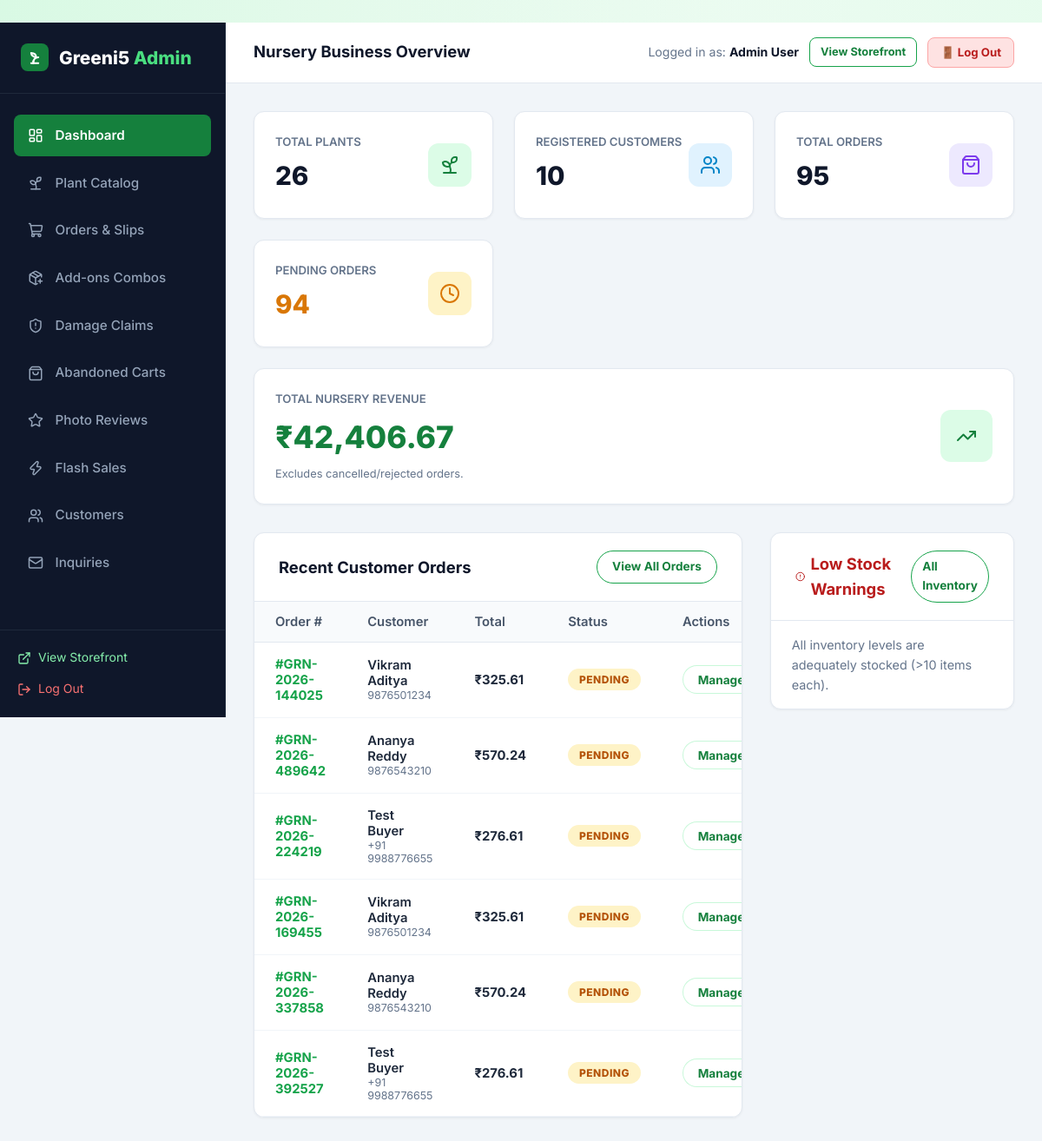
The page /admin/dashboard (signed in) on the database its author committed.
### tables this page shows
CREATE TABLE users (
    id INTEGER PRIMARY KEY AUTOINCREMENT,
    name TEXT NOT NULL,
    email TEXT UNIQUE NOT NULL,
    password_hash TEXT NOT NULL,
    role TEXT NOT NULL DEFAULT 'customer',
    phone TEXT,
    created_at TIMESTAMP DEFAULT CURRENT_TIMESTAMP
);

CREATE TABLE orders (
    id INTEGER PRIMARY KEY AUTOINCREMENT,
    order_number TEXT UNIQUE NOT NULL,
    user_id INTEGER,
    customer_name TEXT NOT NULL,
    customer_email TEXT NOT NULL,
    customer_phone TEXT NOT NULL,
    shipping_address TEXT NOT NULL,
    city TEXT NOT NULL,
    state TEXT NOT NULL,
    pincode TEXT NOT NULL,
    payment_method TEXT NOT NULL DEFAULT 'COD',
    payment_status TEXT NOT NULL DEFAULT 'Pending',
    order_status TEXT NOT NULL DEFAULT 'Pending',
    total_amount REAL NOT NULL,
    notes TEXT,
    created_at TIMESTAMP DEFAULT CURRENT_TIMESTAMP, courier_name TEXT DEFAULT '', tracking_number TEXT DEFAULT '', tracking_url TEXT DEFAULT '', invoice_number TEXT DEFAULT '', is_gift INTEGER DEFAULT 0, gift_recipient_name TEXT DEFAULT '', gift_message TEXT DEFAULT '', gift_wrap_fee REAL DEFAULT 0.0,
    FOREIGN KEY (user_id) REFERENCES users(id) ON DELETE SET NULL
);

### app.py (the view)
@app.route('/admin')
@app.route('/admin/dashboard')
@admin_required
def admin_dashboard():
    total_plants = query_db('SELECT COUNT(*) as cnt FROM plants', one=True)['cnt']
    total_customers = query_db('SELECT COUNT(*) as cnt FROM users WHERE role = "customer"', one=True)['cnt']
    total_orders = query_db('SELECT COUNT(*) as cnt FROM orders', one=True)['cnt']
    pending_orders = query_db('SELECT COUNT(*) as cnt FROM orders WHERE order_status = "Pending"', one=True)['cnt']
    revenue_res = query_db('SELECT SUM(total_amount) as rev FROM orders WHERE order_status != "Rejected"', one=True)
    total_revenue = revenue_res['rev'] or 0.0
    recent_orders = query_db('''
        SELECT * FROM orders ORDER BY created_at DESC LIMIT 6
    ''')
    low_stock_plants = query_db('''
        SELECT p.*, c.name as category_name
        FROM plants p
        JOIN categories c ON p.category_id = c.id
        WHERE p.stock <= 10
        ORDER BY p.stock ASC LIMIT 5
    ''')
    category_counts = query_db('''
        SELECT c.name, COUNT(p.id) as plant_count
        FROM categories c
        LEFT JOIN plants p ON c.id = p.category_id
        GROUP BY c.id
    ''')
    return render_template(
        'admin/dashboard.html',
        total_plants=total_plants,
        total_customers=total_customers,
        total_orders=total_orders,
        pending_orders=pending_orders,
        total_revenue=total_revenue,
        recent_orders=recent_orders,
        low_stock_plants=low_stock_plants,
        category_counts=category_counts
    )

### templates/admin/dashboard.html (shortened to what this page needs)
﻿{% extends "admin/base_admin.html" %}
{% block page_title %}Nursery Business Overview{% endblock %}
{% block admin_content %}
<div class="metrics-grid">
  <div class="metric-card">
    <div class="metric-info">
      <h4>Total Plants</h4>
      <div class="metric-value">{{ total_plants }}</div>
    </div>
    <div class="metric-icon green">
      <i data-lucide="sprout"></i>
    </div>
  </div>
  <div class="metric-card">
    <div class="metric-info">
      <h4>Registered Customers</h4>
      <div class="metric-value">{{ total_customers }}</div>
    </div>
    <div class="metric-icon blue">
      <i data-lucide="users"></i>
    </div>
  </div>
  <div class="metric-card">
    <div class="metric-info">
      <h4>Total Orders</h4>
      <div class="metric-value">{{ total_orders }}</div>
    </div>
    <div class="metric-icon purple">
      <i data-lucide="shopping-bag"></i>
    </div>
  </div>
  <div class="metric-card">
    <div class="metric-info">
      <h4>Pending Orders</h4>
      <div class="metric-value" style="color: #d97706;">{{ pending_orders }}</div>
    </div>
    <div class="metric-icon amber">
      <i data-lucide="clock"></i>
    </div>
  </div>
  <div class="metric-card" style="grid-column: 1 / -1;">
    <div class="metric-info">
      <h4>Total Nursery Revenue</h4>
      <div class="metric-value" style="color: #15803d; font-size: 2.2rem;">{{ total_revenue | currency }}</div>
      <p style="font-size: 0.8rem; color: #64748b; margin-top: 0.25rem;">Excludes cancelled/rejected orders.</p>
    </div>
    <div class="metric-icon green" style="width: 60px; height: 60px; font-size: 1.8rem;">
      <i data-lucide="trending-up"></i>
    </div>
  </div>
</div>
<div style="display: grid; grid-template-columns: 2fr 1fr; gap: 2rem; align-items: start;">
  <div class="admin-card">
    <div class="admin-card-header">
      <h3>Recent Customer Orders</h3>
      <a href="{{ url_for('admin_orders') }}" class="btn btn-outline btn-sm">View All Orders</a>
    </div>
    <div class="table-responsive">
      <table class="admin-table">
        <thead>
          <tr>
            <th>Order #</th>
            <th>Customer</th>
            <th>Total</th>
            <th>Status</th>
            <th>Actions</th>
          </tr>
        </thead>
        <tbody>
          {% for ord in recent_orders %}
            <tr>
              <td style="font-weight: 700; color: var(--primary);">#{{ ord.order_number }}</td>
              <td>
                <div style="font-weight: 600;">{{ ord.customer_name }}</div>
                <div style="font-size: 0.78rem; color: #64748b;">{{ ord.customer_phone }}</div>
              </td>
              <td style="font-weight: 700;">{{ ord.total_amount | currency }}</td>
              <td>
                <span class="badge {{ ord.order_status | status_badge }}">{{ ord.order_status }}</span>
              </td>
              <td>
                <a href="{{ url_for('admin_orders') }}" class="btn btn-secondary btn-sm" title="View in orders manager">Manage</a>
              </td>
            </tr>
          {% endfor %}
        </tbody>
      </table>
    </div>
  </div>
  <div class="admin-card">
    <div class="admin-card-header">
      <h3 style="color: #b91c1c; display: flex; align-items: center; gap: 0.4rem;">
        <i data-lucide="alert-circle" style="width: 18px;"></i> Low Stock Warnings
      </h3>
      <a href="{{ url_for('admin_plants') }}" class="btn btn-outline btn-sm">All Inventory</a>
    </div>
    <div style="padding: 1rem 1.5rem;">
      {% if low_stock_plants %}
        <div style="display: flex; flex-direction: column; gap: 1rem;">
          {% for lp in low_stock_plants %}
            <div style="display: flex; align-items: center; justify-content: space-between; border-bottom: 1px solid #f1f5f9; padding-bottom: 0.75rem;">
              <div>
                <div style="font-weight: 700; font-size: 0.9rem;">{{ lp.name }}</div>
                <span style="font-size: 0.8rem; color: #64748b;">{{ lp.category_name }}</span>
              </div>
              <div style="text-align: right;">
                <span class="badge badge-discount">{{ lp.stock }} left</span>
                <a href="{{ url_for('admin_plant_edit', plant_id=lp.id) }}" style="display: block; font-size: 0.75rem; color: var(--primary); font-weight: 600; margin-top: 2px;">Restock</a>
              </div>
            </div>
          {% endfor %}
        </div>
      {% else %}
        <p style="color: #64748b; font-size: 0.9rem;">All inventory levels are adequately stocked (>10 items each).</p>
      {% endif %}
    </div>
  </div>
</div>
{% endblock %}

### templates/admin/base_admin.html (shortened to what this page needs)
<!DOCTYPE html>
<html lang="en">
<head>
  <link rel="stylesheet" href="{{ url_for('static', filename='css/style.css') }}?v={{ asset_version }}">
  <link rel="stylesheet" href="{{ url_for('static', filename='css/admin.css') }}?v={{ asset_version }}">
</head>
<body>
<div class="admin-layout">
  <aside class="admin-sidebar">
    <div class="admin-brand">
      <div class="leaf-icon" style="width: 32px; height: 32px; background: #15803d; border-radius: 8px; display: flex; align-items: center; justify-content: center; color: white;">
        <svg width="20" height="20" viewBox="0 0 24 24" fill="none" stroke="#ffffff" stroke-width="2.4" stroke-linecap="round" stroke-linejoin="round">
          <path d="M7 20h10"/>
          <path d="M10 20c0-4.4 2-8 7-8"/>
          <path d="M14 12c-3.5 0-6.5-2.5-7-6 4 0 7 2 7 6Z" fill="rgba(255,255,255,0.25)"/>
          <path d="M10 20v-3"/>
        </svg>
      </div>
      <div>Greeni5 <span>Admin</span></div>
    </div>
    <ul class="admin-nav">
      <li>
        <a href="{{ url_for('admin_dashboard') }}" class="{{ 'active' if request.endpoint == 'admin_dashboard' else '' }}">
          <i data-lucide="layout-dashboard" style="width: 18px;"></i> Dashboard
        </a>
      </li>
      <li>
        <a href="{{ url_for('admin_plants') }}" class="{{ 'active' if request.endpoint in ['admin_plants', 'admin_plant_add', 'admin_plant_edit'] else '' }}">
          <i data-lucide="sprout" style="width: 18px;"></i> Plant Catalog
        </a>
      </li>
      <li>
        <a href="{{ url_for('admin_orders') }}" class="{{ 'active' if request.endpoint == 'admin_orders' else '' }}">
          <i data-lucide="shopping-cart" style="width: 18px;"></i> Orders & Slips
        </a>
      </li>
      <li>
        <a href="{{ url_for('admin_addons') }}" class="{{ 'active' if request.endpoint == 'admin_addons' else '' }}">
          <i data-lucide="package-plus" style="width: 18px;"></i> Add-ons Combos
        </a>
      </li>
      <li>
        <a href="{{ url_for('admin_replacements') }}" class="{{ 'active' if request.endpoint == 'admin_replacements' else '' }}">
          <i data-lucide="shield-alert" style="width: 18px;"></i> Damage Claims
        </a>
      </li>
      <li>
        <a href="{{ url_for('admin_abandoned_carts') }}" class="{{ 'active' if request.endpoint == 'admin_abandoned_carts' else '' }}">
          <i data-lucide="shopping-bag" style="width: 18px;"></i> Abandoned Carts
        </a>
      </li>
      <li>
        <a href="{{ url_for('admin_reviews') }}" class="{{ 'active' if request.endpoint == 'admin_reviews' else '' }}">
          <i data-lucide="star" style="width: 18px;"></i> Photo Reviews
        </a>
      </li>
      <li>
        <a href="{{ url_for('admin_promotions') }}" class="{{ 'active' if request.endpoint == 'admin_promotions' else '' }}">
          <i data-lucide="zap" style="width: 18px;"></i> Flash Sales
        </a>
      </li>
      <li>
        <a href="{{ url_for('admin_customers') }}" class="{{ 'active' if request.endpoint == 'admin_customers' else '' }}">
          <i data-lucide="users" style="width: 18px;"></i> Customers
        </a>
      </li>
      <li>
        <a href="{{ url_for('admin_messages') }}" class="{{ 'active' if request.endpoint == 'admin_messages' else '' }}">
          <i data-lucide="mail" style="width: 18px;"></i> Inquiries
        </a>
      </li>
    </ul>
    <div class="admin-sidebar-footer">
      <a href="{{ url_for('index') }}" style="display: flex; align-items: center; gap: 0.5rem; color: #86efac; font-size: 0.875rem; margin-bottom: 0.75rem;">
        <i data-lucide="external-link" style="width: 16px;"></i> View Storefront
      </a>
      <a href="{{ url_for('logout') }}" style="display: flex; align-items: center; gap: 0.5rem; color: #f87171; font-size: 0.875rem;">
        <i data-lucide="log-out" style="width: 16px;"></i> Log Out
      </a>
    </div>
  </aside>
  <div class="admin-main">
    <header class="admin-topbar">
      <div style="font-weight: 700; font-size: 1.15rem; color: #0f172a;">
        {% block page_title %}Overview Dashboard{% endblock %}
      </div>
      <div style="display: flex; align-items: center; gap: 0.75rem;">
        <span style="font-size: 0.88rem; color: #64748b;">Logged in as: <strong style="color: #0f172a;">{{ current_user.name }}</strong></span>
        <a href="{{ url_for('index') }}" class="btn btn-outline btn-sm" style="font-size: 0.8rem; padding: 6px 12px; border-radius: 8px;">
          View Storefront
        </a>
        <a href="{{ url_for('logout') }}" class="btn btn-sm" style="background: #fee2e2; color: #b91c1c; border: 1.5px solid #fca5a5; font-size: 0.825rem; padding: 6px 14px; border-radius: 8px; font-weight: 700; text-decoration: none;">
          🚪 Log Out
        </a>
      </div>
    </header>
    <main class="admin-content">
      {% block admin_content %}{% endblock %}
    </main>
  </div>
</div>
</body>
</html>

### rows shown on the page
users: name "Admin User"
orders: order_number "GRN-2026-144025", customer_name "Vikram Aditya", customer_phone "9876501234", total_amount "₹325.61", order_status "PENDING"
orders: order_number "GRN-2026-489642", customer_name "Ananya Reddy", customer_phone "9876543210", total_amount "₹570.24", order_status "PENDING"
orders: order_number "GRN-2026-224219", customer_name "Test Buyer", customer_phone "+91 9988776655", total_amount "₹276.61", order_status "PENDING"
orders: order_number "GRN-2026-169455", customer_name "Vikram Aditya", customer_phone "9876501234", total_amount "₹325.61", order_status "PENDING"
orders: order_number "GRN-2026-337858", customer_name "Ananya Reddy", customer_phone "9876543210", total_amount "₹570.24", order_status "PENDING"
orders: order_number "GRN-2026-392527", customer_name "Test Buyer", customer_phone "+91 9988776655", total_amount "₹276.61", order_status "PENDING"

### other values the page prints
{{ total_plants }} "26"
{{ total_customers }} "10"
{{ total_orders }} "95"
{{ pending_orders }} "94"
{{ total_revenue | currency }} "₹42,406.67"
